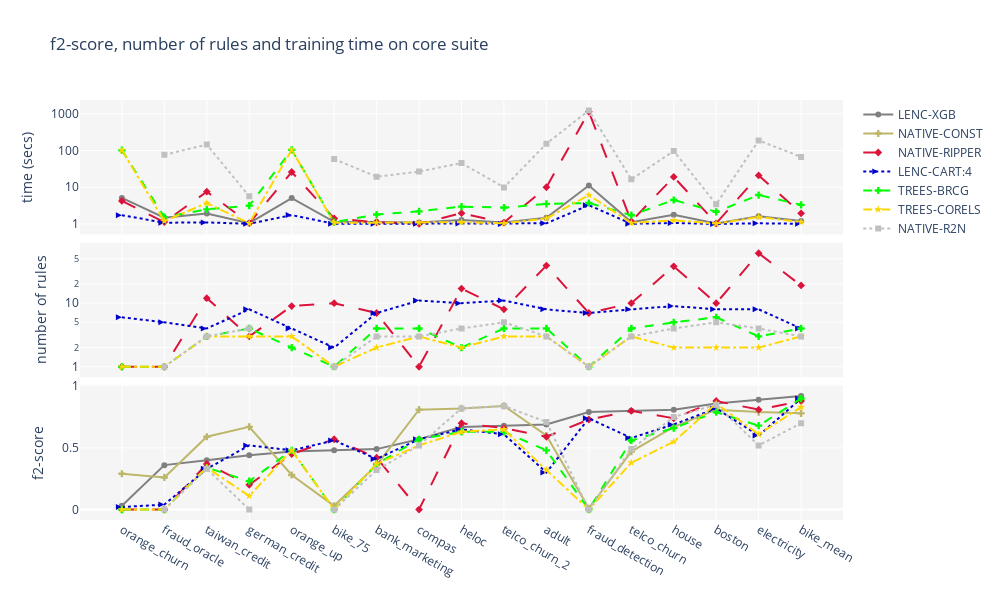

Notebook source saved alongside this figure:
### Code cell
perf_metric = 'f2'
sorted_df = df_core_suite.sort_values('LENC-XGB_'+perf_metric, ignore_index=True)
triple_chart(pipelines=DEFAULT_RI_PIPELINES, performance_metric=perf_metric, complexity_metric='nof_rules', df=sorted_df, df_long_name='core suite')

### Figure 1 — Plotly figure (JSON) as saved in the notebook; plotly's stock layout.template omitted (floating-point values rounded to 4 significant figures)
{"data": [{"line": {"color": "gray", "dash": "solid", "width": 2}, "marker": {"symbol": "circle"}, "mode": "markers+lines", "name": "LENC-XGB", "showlegend": true, "type": "scatter", "x": ["orange_churn", "fraud_oracle", "taiwan_credit", "german_credit", "orange_up", "bike_75", "bank_marketing", "compas", "heloc", "telco_churn_2", "adult", "fraud_detection", "telco_churn", "house", "boston", "electricity", "bike_mean"], "xaxis": "x3", "y": [0.03, 0.36, 0.4, 0.44, 0.47, 0.48, 0.49, 0.57, 0.67, 0.68, 0.69, 0.79, 0.8, 0.81, 0.86, 0.89, 0.92], "yaxis": "y3"}, {"line": {"color": "darkkhaki", "dash": "solid", "width": 2}, "marker": {"symbol": "cross"}, "mode": "markers+lines", "name": "NATIVE-CONST", "showlegend": true, "type": "scatter", "x": ["orange_churn", "fraud_oracle", "taiwan_credit", "german_credit", "orange_up", "bike_75", "bank_marketing", "compas", "heloc", "telco_churn_2", "adult", "fraud_detection", "telco_churn", "house", "boston", "electricity", "bike_mean"], "xaxis": "x3", "y": [0.29, 0.26, 0.59, 0.67, 0.28, 0.03, 0.36, 0.81, 0.82, 0.84, 0.6, 0.01, 0.47, 0.67, 0.81, 0.79, 0.78], "yaxis": "y3"}, {"line": {"color": "crimson", "dash": "longdash", "width": 2}, "marker": {"symbol": "diamond"}, "mode": "markers+lines", "name": "NATIVE-RIPPER", "showlegend": true, "type": "scatter", "x": ["orange_churn", "fraud_oracle", "taiwan_credit", "german_credit", "orange_up", "bike_75", "bank_marketing", "compas", "heloc", "telco_churn_2", "adult", "fraud_detection", "telco_churn", "house", "boston", "electricity", "bike_mean"], "xaxis": "x3", "y": [0, 0, 0.37, 0.2, 0.45, 0.57, 0.42, 0, 0.7, 0.66, 0.59, 0.73, 0.8, 0.74, 0.88, 0.81, 0.88], "yaxis": "y3"}, {"line": {"color": "mediumblue", "dash": "dot", "width": 2}, "marker": {"symbol": "arrow-right"}, "mode": "markers+lines", "name": "LENC-CART:4", "showlegend": true, "type": "scatter", "x": ["orange_churn", "fraud_oracle", "taiwan_credit", "german_credit", "orange_up", "bike_75", "bank_marketing", "compas", "heloc", "telco_churn_2", "adult", "fraud_detection", "telco_churn", "house", "boston", "electricity", "bike_mean"], "xaxis": "x3", "y": [0.02, 0.04, 0.33, 0.52, 0.48, 0.56, 0.41, 0.57, 0.65, 0.61, 0.3, 0.74, 0.58, 0.69, 0.82, 0.6, 0.9], "yaxis": "y3"}, {"line": {"color": "lime", "dash": "dash", "width": 2}, "marker": {"symbol": "cross"}, "mode": "markers+lines", "name": "TREES-BRCG", "showlegend": true, "type": "scatter", "x": ["orange_churn", "fraud_oracle", "taiwan_credit", "german_credit", "orange_up", "bike_75", "bank_marketing", "compas", "heloc", "telco_churn_2", "adult", "fraud_detection", "telco_churn", "house", "boston", "electricity", "bike_mean"], "xaxis": "x3", "y": [0, 0, 0.34, 0.23, 0.48, 0, 0.37, 0.57, 0.63, 0.63, 0.48, 0, 0.56, 0.66, 0.79, 0.68, 0.9], "yaxis": "y3"}, {"line": {"color": "gold", "dash": "dashdot", "width": 2}, "marker": {"symbol": "star"}, "mode": "markers+lines", "name": "TREES-CORELS", "showlegend": true, "type": "scatter", "x": ["orange_churn", "fraud_oracle", "taiwan_credit", "german_credit", "orange_up", "bike_75", "bank_marketing", "compas", "heloc", "telco_churn_2", "adult", "fraud_detection", "telco_churn", "house", "boston", "electricity", "bike_mean"], "xaxis": "x3", "y": [0, 0, 0.34, 0.11, 0.48, 0, 0.37, 0.52, 0.63, 0.65, 0.32, 0, 0.38, 0.55, 0.86, 0.61, 0.83], "yaxis": "y3"}, {"line": {"color": "silver", "dash": "dot", "width": 2}, "marker": {"symbol": "square"}, "mode": "markers+lines", "name": "NATIVE-R2N", "showlegend": true, "type": "scatter", "x": ["orange_churn", "fraud_oracle", "taiwan_credit", "german_credit", "orange_up", "bike_75", "bank_marketing", "compas", "heloc", "telco_churn_2", "adult", "fraud_detection", "telco_churn", "house", "boston", "electricity", "bike_mean"], "xaxis": "x3", "y": [null, 0, 0.33, 0, null, 0, 0.32, 0.52, 0.82, 0.84, 0.71, 0, 0.49, 0.75, 0.85, 0.52, 0.7], "yaxis": "y3"}, {"line": {"color": "crimson", "dash": "longdash", "width": 2}, "marker": {"symbol": "diamond"}, "mode": "markers+lines", "name": "NATIVE-RIPPER", "showlegend": false, "type": "scatter", "x": ["orange_churn", "fraud_oracle", "taiwan_credit", "german_credit", "orange_up", "bike_75", "bank_marketing", "compas", "heloc", "telco_churn_2", "adult", "fraud_detection", "telco_churn", "house", "boston", "electricity", "bike_mean"], "xaxis": "x2", "y": [1, 1, 12, 3, 9, 10, 7, 1, 17, 8, 39, 7, 10, 38, 10, 61, 19], "yaxis": "y2"}, {"line": {"color": "mediumblue", "dash": "dot", "width": 2}, "marker": {"symbol": "arrow-right"}, "mode": "markers+lines", "name": "LENC-CART:4", "showlegend": false, "type": "scatter", "x": ["orange_churn", "fraud_oracle", "taiwan_credit", "german_credit", "orange_up", "bike_75", "bank_marketing", "compas", "heloc", "telco_churn_2", "adult", "fraud_detection", "telco_churn", "house", "boston", "electricity", "bike_mean"], "xaxis": "x2", "y": [6, 5, 4, 8, 4, 2, 7, 11, 10, 11, 8, 7, 8, 9, 8, 8, 4], "yaxis": "y2"}, {"line": {"color": "lime", "dash": "dash", "width": 2}, "marker": {"symbol": "cross"}, "mode": "markers+lines", "name": "TREES-BRCG", "showlegend": false, "type": "scatter", "x": ["orange_churn", "fraud_oracle", "taiwan_credit", "german_credit", "orange_up", "bike_75", "bank_marketing", "compas", "heloc", "telco_churn_2", "adult", "fraud_detection", "telco_churn", "house", "boston", "electricity", "bike_mean"], "xaxis": "x2", "y": [1, 1, 3, 4, 2, 1, 4, 4, 2, 4, 4, 1, 4, 5, 6, 3, 4], "yaxis": "y2"}, {"line": {"color": "gold", "dash": "dashdot", "width": 2}, "marker": {"symbol": "star"}, "mode": "markers+lines", "name": "TREES-CORELS", "showlegend": false, "type": "scatter", "x": ["orange_churn", "fraud_oracle", "taiwan_credit", "german_credit", "orange_up", "bike_75", "bank_marketing", "compas", "heloc", "telco_churn_2", "adult", "fraud_detection", "telco_churn", "house", "boston", "electricity", "bike_mean"], "xaxis": "x2", "y": [1, 1, 3, 3, 3, 1, 2, 3, 2, 3, 3, 1, 3, 2, 2, 2, 3], "yaxis": "y2"}, {"line": {"color": "silver", "dash": "dot", "width": 2}, "marker": {"symbol": "square"}, "mode": "markers+lines", "name": "NATIVE-R2N", "showlegend": false, "type": "scatter", "x": ["orange_churn", "fraud_oracle", "taiwan_credit", "german_credit", "orange_up", "bike_75", "bank_marketing", "compas", "heloc", "telco_churn_2", "adult", "fraud_detection", "telco_churn", "house", "boston", "electricity", "bike_mean"], "xaxis": "x2", "y": [null, 1, 3, 4, null, 1, 3, 3, 4, 5, 3, 1, 3, 4, 5, 4, 3], "yaxis": "y2"}, {"line": {"color": "gray", "dash": "solid", "width": 2}, "marker": {"symbol": "circle"}, "mode": "markers+lines", "name": "LENC-XGB", "showlegend": false, "type": "scatter", "x": ["orange_churn", "fraud_oracle", "taiwan_credit", "german_credit", "orange_up", "bike_75", "bank_marketing", "compas", "heloc", "telco_churn_2", "adult", "fraud_detection", "telco_churn", "house", "boston", "electricity", "bike_mean"], "xaxis": "x", "y": [5.1, 1.48, 1.93, 1.05, 5.07, 1.14, 1.13, 1.09, 1.28, 1.09, 1.48, 11.1, 1.12, 1.79, 1.03, 1.62, 1.2], "yaxis": "y"}, {"line": {"color": "crimson", "dash": "longdash", "width": 2}, "marker": {"symbol": "diamond"}, "mode": "markers+lines", "name": "NATIVE-RIPPER", "showlegend": false, "type": "scatter", "x": ["orange_churn", "fraud_oracle", "taiwan_credit", "german_credit", "orange_up", "bike_75", "bank_marketing", "compas", "heloc", "telco_churn_2", "adult", "fraud_detection", "telco_churn", "house", "boston", "electricity", "bike_mean"], "xaxis": "x", "y": [4.22, 1.12, 7.55, 1.05, 25.94, 1.42, 1.11, 1.01, 1.96, 1.09, 9.98, 1129.0, 1.17, 19.06, 1.04, 20.9, 1.94], "yaxis": "y"}, {"line": {"color": "mediumblue", "dash": "dot", "width": 2}, "marker": {"symbol": "arrow-right"}, "mode": "markers+lines", "name": "LENC-CART:4", "showlegend": false, "type": "scatter", "x": ["orange_churn", "fraud_oracle", "taiwan_credit", "german_credit", "orange_up", "bike_75", "bank_marketing", "compas", "heloc", "telco_churn_2", "adult", "fraud_detection", "telco_churn", "house", "boston", "electricity", "bike_mean"], "xaxis": "x", "y": [1.73, 1.08, 1.1, 1.01, 1.74, 1.01, 1.01, 1.01, 1.02, 1, 1.04, 3.24, 1.01, 1.06, 1, 1.04, 1.01], "yaxis": "y"}, {"line": {"color": "lime", "dash": "dash", "width": 2}, "marker": {"symbol": "cross"}, "mode": "markers+lines", "name": "TREES-BRCG", "showlegend": false, "type": "scatter", "x": ["orange_churn", "fraud_oracle", "taiwan_credit", "german_credit", "orange_up", "bike_75", "bank_marketing", "compas", "heloc", "telco_churn_2", "adult", "fraud_detection", "telco_churn", "house", "boston", "electricity", "bike_mean"], "xaxis": "x", "y": [101.8, 1.53, 2.49, 3.15, 104.1, 1.12, 1.8, 2.2, 2.96, 2.78, 3.51, 3.72, 1.73, 4.49, 2.14, 6.11, 3.31], "yaxis": "y"}, {"line": {"color": "gold", "dash": "dashdot", "width": 2}, "marker": {"symbol": "star"}, "mode": "markers+lines", "name": "TREES-CORELS", "showlegend": false, "type": "scatter", "x": ["orange_churn", "fraud_oracle", "taiwan_credit", "german_credit", "orange_up", "bike_75", "bank_marketing", "compas", "heloc", "telco_churn_2", "adult", "fraud_detection", "telco_churn", "house", "boston", "electricity", "bike_mean"], "xaxis": "x", "y": [102.9, 1.19, 3.7, 1.04, 104.3, 1.07, 1.08, 1.09, 1.12, 1.04, 1.41, 6.1, 1.06, 1.26, 1.02, 1.54, 1.13], "yaxis": "y"}, {"line": {"color": "silver", "dash": "dot", "width": 2}, "marker": {"symbol": "square"}, "mode": "markers+lines", "name": "NATIVE-R2N", "showlegend": false, "type": "scatter", "x": ["orange_churn", "fraud_oracle", "taiwan_credit", "german_credit", "orange_up", "bike_75", "bank_marketing", "compas", "heloc", "telco_churn_2", "adult", "fraud_detection", "telco_churn", "house", "boston", "electricity", "bike_mean"], "xaxis": "x", "y": [null, 76.28, 144.8, 5.66, null, 58.58, 19.32, 26.65, 45.47, 9.88, 153.5, 1231.0, 16.37, 96.81, 3.45, 187.7, 67.01], "yaxis": "y"}], "layout": {"height": 600, "plot_bgcolor": "whitesmoke", "title": {"text": "f2-score, number of rules and training time on core suite"}, "width": 1000, "xaxis": {"anchor": "y", "domain": [0, 1], "matches": "x3", "showticklabels": false}, "xaxis2": {"anchor": "y2", "domain": [0, 1], "matches": "x3", "showticklabels": false}, "xaxis3": {"anchor": "y3", "domain": [0, 1]}, "yaxis": {"anchor": "x", "domain": [0.68, 1], "title": {"text": "time (secs)"}, "type": "log"}, "yaxis2": {"anchor": "x2", "domain": [0.34, 0.66], "title": {"text": "number of rules"}, "type": "log"}, "yaxis3": {"anchor": "x3", "domain": [0, 0.32], "title": {"text": "f2-score"}}}}
